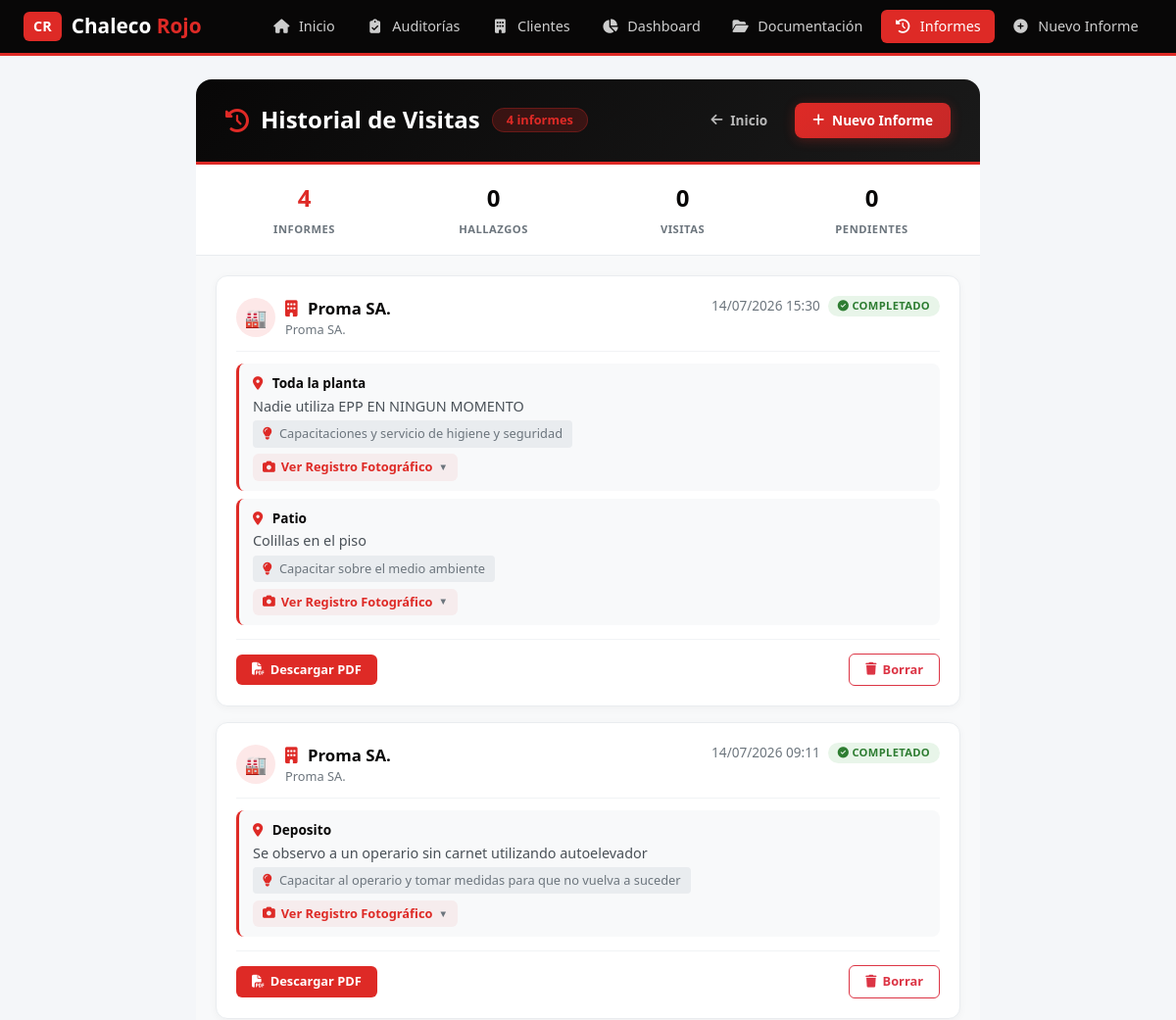
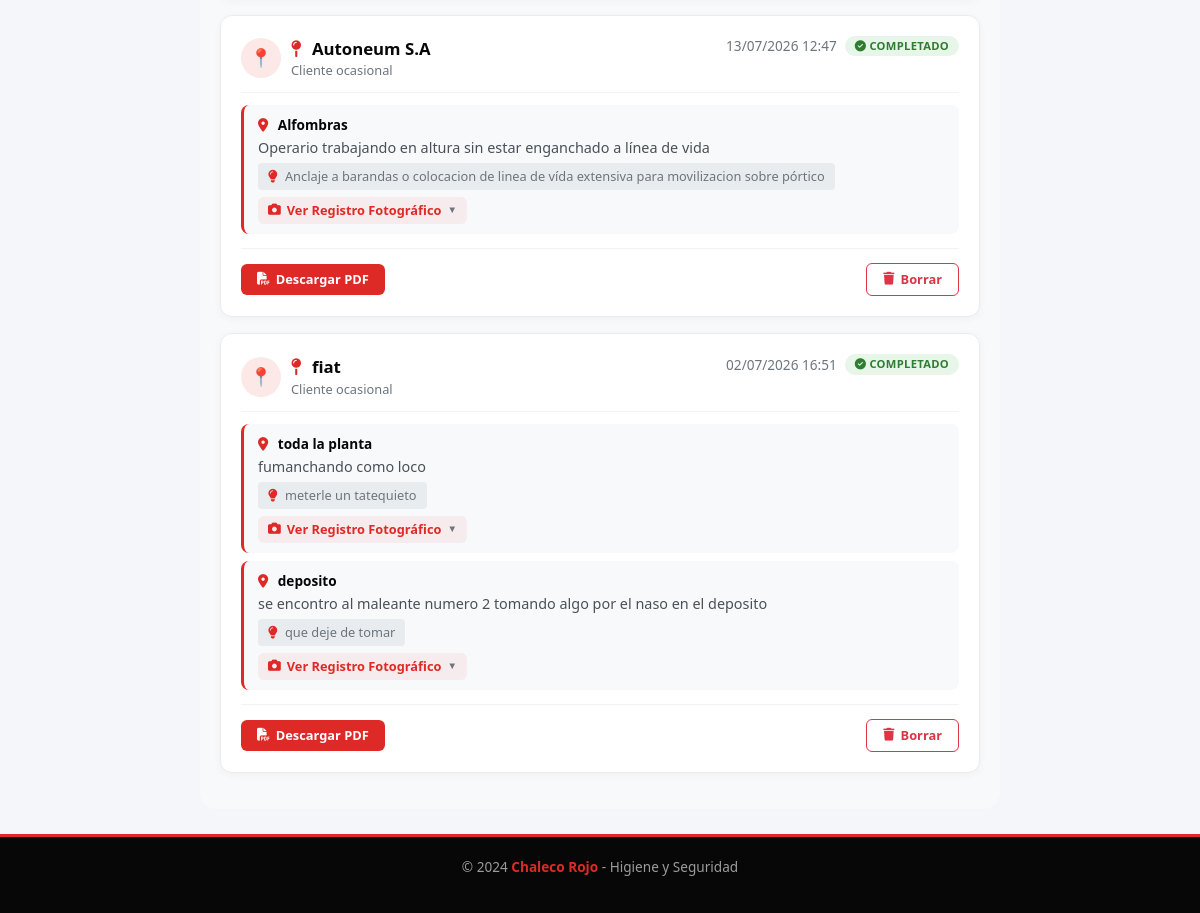
Before: /historial/ with the older database file (2 pictures, top to bottom).
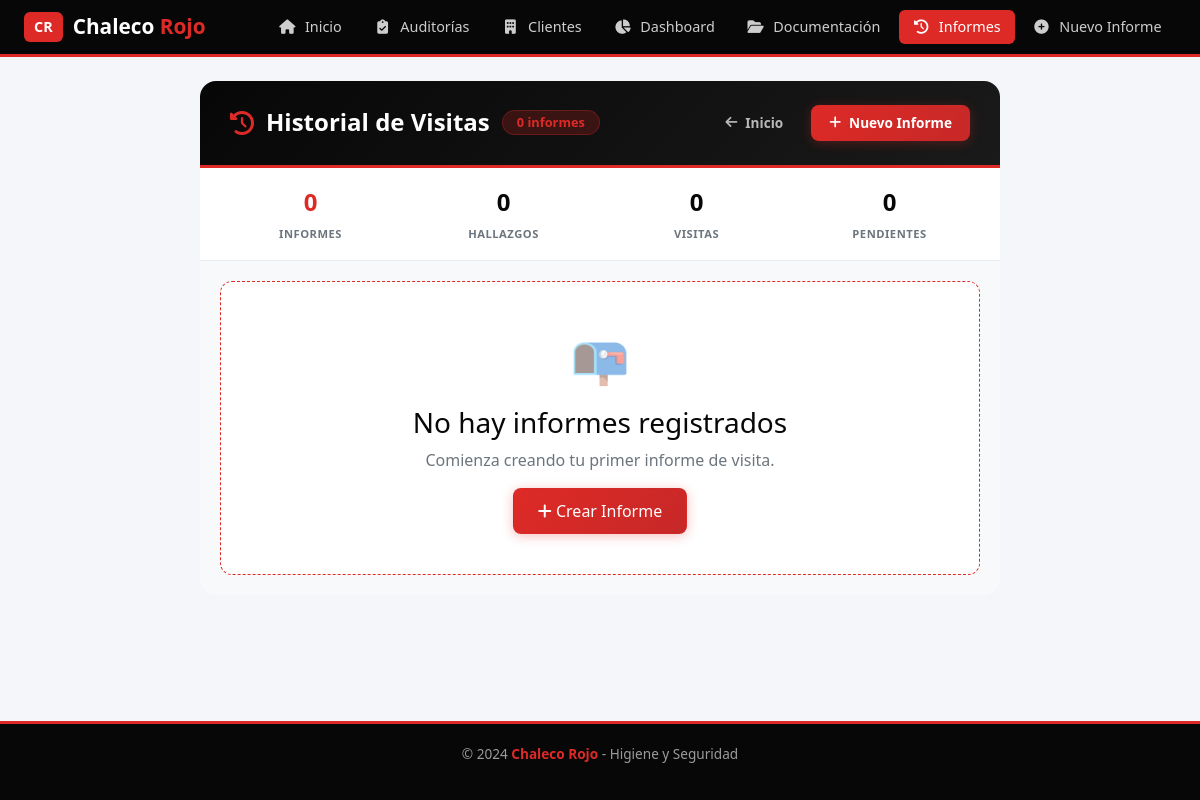
After: the same page with the newer database file.
### chaleco_app/models.py (models this page shows, shortened)
class InformeVisita(models.Model):
    organizacion = models.ForeignKey(Organizacion, on_delete=models.CASCADE)
    cliente = models.ForeignKey(ClienteEmpresa, on_delete=models.SET_NULL, null=True, blank=True)
    establecimiento_ocasional = models.CharField(max_length=150, null=True, blank=True)
    inspector = models.ForeignKey(User, on_delete=models.SET_NULL, null=True)
    fecha_visita = models.DateTimeField(auto_now_add=True)
    observaciones_generales = models.TextField()

class ClienteEmpresa(models.Model):
    organizacion = models.ForeignKey(Organizacion, on_delete=models.CASCADE)
    nombre_fantasia = models.CharField(max_length=150)
    razon_social = models.CharField(max_length=150, null=True, blank=True)
    cuit = models.CharField(max_length=11, null=True, blank=True)
    direccion = models.CharField(max_length=200)
    provincia = models.CharField(max_length=100, default='Córdoba')
    telefono = models.CharField(max_length=50, null=True, blank=True)
    email = models.EmailField(null=True, blank=True)
    activo = models.BooleanField(default=True)

class HallazgoRiesgo(models.Model):
    ESTADOS_CHOICES = [
        ('Abierto', 'Abierto'),
        ('En Progreso', 'En Progreso'),
        ('Cerrado', 'Cerrado'),
    ]
    informe = models.ForeignKey(InformeVisita, on_delete=models.CASCADE, related_name='hallazgos')
    sector_planta = models.CharField(max_length=100)
    descripcion_desvio = models.TextField()
    es_condicion_insegura = models.BooleanField(default=True)
    foto_evidencia = models.ImageField(upload_to='hallazgos_fotos/', null=True, blank=True)
    medida_correctiva_sugerida = models.TextField()
    estado = models.CharField(max_length=20, choices=ESTADOS_CHOICES, default='Abierto')
    fecha_compromiso = models.DateField(null=True, blank=True)

### chaleco_app/views.py (the view)
# urls.py: path('historial/', historial_informes_view, name='historial_informes'),
def historial_informes_view(request):
    if request.user.is_authenticated:
        try:
            mi_organizacion = request.user.perfilusuario.organizacion
        except PerfilUsuario.DoesNotExist:
            mi_organizacion = Organizacion.objects.first()
    else:
        mi_organizacion = Organizacion.objects.first()
    if mi_organizacion:
        informes = InformeVisita.objects.filter(organizacion=mi_organizacion).order_by('-fecha_visita')
    else:
        informes = InformeVisita.objects.all().order_by('-fecha_visita')
    sector_filtro = request.GET.get('sector')
    if sector_filtro:
        informes = informes.filter(hallazgos__sector_planta__iexact=sector_filtro).distinct()
        messages.info(request, f"📌 Mostrando informes con hallazgos en: {sector_filtro}")
    return render(request, 'historial_informes.html', {'informes': informes})

### chaleco_app/templates/historial_informes.html (shortened to what this page needs)
{% extends "base.html" %}
{% load static %}
{% block content %}
<div class="historial-container">
    <div class="historial-header">
        <div>
            <h1>
                <i class="fas fa-history"></i>
                Historial de Visitas
                <span class="badge-total">{{ informes|length }} informes</span>
            </h1>
        </div>
        <div class="header-actions">
            <a href="{% url 'inicio' %}" class="btn btn-outline-light">
                <i class="fas fa-arrow-left"></i> Inicio
            </a>
            <a href="{% url 'crear_informe' %}" class="btn btn-primary-red">
                <i class="fas fa-plus"></i> Nuevo Informe
            </a>
        </div>
    </div>
    <div class="stats-row">
        <div class="stat-item">
            <span class="number red">{{ informes|length }}</span>
            <span class="label">Informes</span>
        </div>
        <div class="stat-item">
            <span class="number">
                {% with total=0 %}
                    {{ total }}
                {% endwith %}
            </span>
            <span class="label">Hallazgos</span>
        </div>
        <div class="stat-item">
            <span class="number">
                {% with total=0 %}
                    {{ total }}
                {% endwith %}
            </span>
            <span class="label">Visitas</span>
        </div>
        <div class="stat-item">
            <span class="number">0</span>
            <span class="label">Pendientes</span>
        </div>
    </div>
    <div class="informes-list">
        {% if informes %}
            {% for inf in informes %}
                <div class="informe-card">
                    <div class="informe-header">
                        <div class="informe-cliente">
                            <div class="icon">
                                {% if inf.cliente %}
                                    🏭
                                {% else %}
                                    📍
                                {% endif %}
                            </div>
                            <div>
                                <span class="name">
                                    {% if inf.cliente %}
                                        <i class="fas fa-building"></i> {{ inf.cliente.nombre_fantasia }}
                                    {% else %}
                                        <i class="fas fa-map-pin"></i> {{ inf.establecimiento_ocasional }}
                                    {% endif %}
                                </span>
                                <span class="sub">
                                    {% if inf.cliente %}
                                        {{ inf.cliente.razon_social|default:"Sin razón social" }}
                                    {% else %}
                                        Cliente ocasional
                                    {% endif %}
                                </span>
                            </div>
                        </div>
                        <div class="informe-fecha">
                            <span>{{ inf.fecha_visita|date:"d/m/Y H:i" }}</span>
                            <span class="badge-estado">
                                <i class="fas fa-check-circle"></i> Completado
                            </span>
                        </div>
                    </div>
                    <div class="hallazgos-list">
                        {% for hallazgo in inf.hallazgos.all %}
                            <div class="hallazgo-item">
                                <div class="sector">
                                    <i class="fas fa-location-dot"></i> {{ hallazgo.sector_planta }}
                                </div>
                                <div class="descripcion">
                                    {{ hallazgo.descripcion_desvio }}
                                </div>
                                {% if hallazgo.medida_correctiva_sugerida %}
                                    <div class="medida">
                                        <i class="fas fa-lightbulb"></i> {{ hallazgo.medida_correctiva_sugerida }}
                                    </div>
                                {% endif %}
                                <details class="colapsable-foto">
                                    <summary>
                                        <i class="fas fa-camera"></i> Ver Registro Fotográfico
                                    </summary>
                                </details>
                            </div>
                        {% empty %}
                            <div style="color: #6c757d; font-size: 0.85rem; padding: 8px 0;">
                                <i class="fas fa-info-circle"></i> Sin hallazgos registrados.
                            </div>
                        {% endfor %}
                    </div>
                    <div class="informe-acciones">
                        <div class="btn-group">
                            <a href="{% url 'exportar_pdf' inf.id %}" class="btn-accion pdf">
                                <i class="fas fa-file-pdf"></i> Descargar PDF
                            </a>
                        </div>
                        <div class="btn-group">
                            <form action="{% url 'eliminar_informe' inf.id %}" method="POST" onsubmit="return confirmarEliminacion(event);">
                                <button type="submit" class="btn-accion eliminar">
                                    <i class="fas fa-trash"></i> Borrar
                                </button>
                            </form>
                        </div>
                    </div>
                </div>
            {% endfor %}
        {% else %}
            <div class="no-records">
                <div class="icon">📭</div>
                <h3>No hay informes registrados</h3>
                <p>Comienza creando tu primer informe de visita.</p>
                <a href="{% url 'crear_informe' %}" class="btn btn-primary-red" style="display: inline-block; margin-top: 16px; padding: 10px 24px; border-radius: 8px; text-decoration: none;">
                    <i class="fas fa-plus"></i> Crear Informe
                </a>
            </div>
        {% endif %}
    </div>
</div>
{% endblock %}

### chaleco_app/templates/base.html (shortened to what this page needs)
{% load static %}
<!DOCTYPE html>
<html lang="es">
<head>
    <link href="https://cdn.jsdelivr.net/npm/bootstrap@5.3.0/dist/css/bootstrap.min.css" rel="stylesheet">
    <link rel="stylesheet" href="https://cdnjs.cloudflare.com/ajax/libs/font-awesome/6.4.0/css/all.min.css">
    <link rel="stylesheet" href="{% static 'css/base.css' %}">
</head>
<body>
    <nav class="navbar-chaleco">
        <div class="navbar-inner">
            <a class="navbar-brand" href="{% url 'inicio' %}">
                <span class="logo-icon">CR</span>
                <span class="logo-text">Chaleco <span>Rojo</span></span>
            </a>
            <div class="nav-links">
                <a class="nav-link {% if request.resolver_match.url_name == 'inicio' %}active{% endif %}" href="{% url 'inicio' %}">
                    <i class="fas fa-home"></i> Inicio
                </a>
                <a class="nav-link {% if request.resolver_match.url_name == 'lista_auditorias' %}active{% endif %}" href="{% url 'lista_auditorias' %}">
                    <i class="fas fa-clipboard-check"></i> Auditorías
                </a>
                <a class="nav-link {% if request.resolver_match.url_name == 'lista_clientes' %}active{% endif %}" href="{% url 'lista_clientes' %}">
                    <i class="fas fa-building"></i> Clientes
                </a>
                <a class="nav-link {% if request.resolver_match.url_name == 'dashboard' %}active{% endif %}" href="{% url 'dashboard' %}">
                    <i class="fas fa-chart-pie"></i> Dashboard
                </a>
                <a class="nav-link {% if request.resolver_match.url_name == 'documentacion' %}active{% endif %}" href="{% url 'documentacion' %}">
                    <i class="fas fa-folder-open"></i> Documentación
                </a>
                <a class="nav-link {% if request.resolver_match.url_name == 'historial_informes' %}active{% endif %}" href="{% url 'historial_informes' %}">
                    <i class="fas fa-history"></i> Informes
                </a>
                <a class="nav-link" href="{% url 'crear_informe' %}">
                    <i class="fas fa-plus-circle"></i> Nuevo Informe
                </a>
            </div>
        </div>
    </nav>
    <div class="main-container">
        {% block content %}{% endblock %}
    </div>
    <footer class="footer-chaleco">
        <div class="container">
            <p>&copy; 2024 <strong>Chaleco Rojo</strong> - Higiene y Seguridad</p>
        </div>
    </footer>
</body>
</html>

### chaleco_app/static/css/base.css (style rules this page uses)
:root { --color-white: #ffffff; --color-black: #080707; --color-red-primary: #de2a26; --color-red-dark: #c62828; --color-gray-light: #f4f6f9; --color-gray: #6c757d; --shadow: 0 2px 12px rgba(0,0,0,0.08); --radius: 10px; --transition: all 0.2s ease; }
* { margin: 0; padding: 0; box-sizing: border-box; }
html, body { height: 100%; margin: 0; padding: 0; }
body { font-family: 'Segoe UI', Tahoma, Geneva, Verdana, sans-serif; background: var(--color-gray-light); color: var(--color-black); display: flex; flex-direction: column; min-height: 100vh; line-height: 1.5; }
.navbar-chaleco { background: var(--color-black); padding: 0.6rem 1.5rem; border-bottom: 3px solid var(--color-red-primary); position: sticky; top: 0; z-index: 1000; width: 100%; }
.navbar-chaleco .navbar-inner { max-width: 1200px; margin: 0 auto; display: flex; justify-content: space-between; align-items: center; flex-wrap: wrap; gap: 10px; }
.navbar-chaleco .navbar-brand { color: white; font-weight: 700; font-size: 1.3rem; display: flex; align-items: center; gap: 10px; text-decoration: none; }
.navbar-chaleco .navbar-brand .logo-icon { background: var(--color-red-primary); padding: 4px 10px; border-radius: 6px; font-size: 0.9rem; font-weight: 800; color: white; }
.navbar-chaleco .navbar-brand .logo-text span { color: var(--color-red-primary); }
.navbar-chaleco .nav-links { display: flex; flex-wrap: wrap; gap: 4px; align-items: center; }
.navbar-chaleco .nav-link { color: rgba(255,255,255,0.8); padding: 0.4rem 0.9rem; border-radius: 6px; font-size: 0.9rem; text-decoration: none; transition: var(--transition); }
.navbar-chaleco .nav-link.active { color: white; background: var(--color-red-primary); }
.navbar-chaleco .nav-link i { margin-right: 6px; width: 16px; text-align: center; }
.main-container { flex: 1; max-width: 1200px; margin: 0 auto; padding: 24px 20px; width: 100%; }
.footer-chaleco { background: var(--color-black); color: rgba(255,255,255,0.6); padding: 20px 0; margin-top: auto; text-align: center; font-size: 0.85rem; border-top: 3px solid var(--color-red-primary); width: 100%; }
.footer-chaleco strong { color: var(--color-red-primary); }

### chaleco_app/templates/historial_informes.html (style rules this page uses)
.historial-container { max-width: 800px; margin: 0 auto; }
.historial-header { background: linear-gradient(135deg, #080707, #1a1a1a); padding: 24px 30px; border-radius: 16px 16px 0 0; border-bottom: 3px solid #de2a26; display: flex; justify-content: space-between; align-items: center; flex-wrap: wrap; gap: 15px; }
.historial-header h1 { color: white; font-size: 1.5rem; font-weight: 700; margin: 0; display: flex; align-items: center; gap: 12px; }
.historial-header h1 i { color: #de2a26; }
.historial-header .badge-total { background: rgba(222, 42, 38, 0.2); color: #de2a26; padding: 4px 14px; border-radius: 20px; font-size: 0.8rem; font-weight: 600; border: 1px solid rgba(222, 42, 38, 0.3); }
.header-actions { display: flex; gap: 10px; flex-wrap: wrap; }
.header-actions .btn { padding: 8px 18px; border-radius: 8px; font-weight: 600; font-size: 0.85rem; border: none; cursor: pointer; transition: all 0.2s ease; text-decoration: none; display: inline-flex; align-items: center; gap: 8px; }
.btn-outline-light { background: transparent; color: rgba(255,255,255,0.7); border: 1px solid rgba(255,255,255,0.15); }
.btn-primary-red { background: linear-gradient(135deg, #de2a26, #c62828); color: white; box-shadow: 0 2px 12px rgba(222, 42, 38, 0.3); }
.stats-row { display: grid; grid-template-columns: repeat(auto-fit, minmax(120px, 1fr)); gap: 12px; padding: 16px 20px; background: white; border-bottom: 1px solid #e9ecef; }
.stat-item { text-align: center; }
.stat-item .number { font-size: 1.5rem; font-weight: 800; color: #080707; display: block; }
.stat-item .label { font-size: 0.7rem; text-transform: uppercase; color: #6c757d; letter-spacing: 0.5px; font-weight: 600; }
.stat-item .number.red { color: #de2a26; }
.informes-list { padding: 20px; background: #f8f9fa; border-radius: 0 0 16px 16px; }
.no-records { text-align: center; padding: 40px 20px; background: white; border-radius: 12px; border: 1px dashed #de2a26; }
.no-records .icon { font-size: 48px; margin-bottom: 12px; opacity: 0.5; }
.no-records h3 { color: #080707; margin: 0 0 8px 0; }
.no-records p { color: #6c757d; margin: 0; }

Changed rows visible on the page:
removed InformeVisita: cliente.nombre_fantasia "Proma SA.", cliente.razon_social "Proma SA.", fecha_visita "14/07/2026 15:30"
removed HallazgoRiesgo: sector_planta "Toda la planta", descripcion_desvio "Nadie utiliza EPP EN NINGUN MOMENTO", medida_correctiva_sugerida "Capacitaciones y servicio de higiene y seguridad", shown under "Proma SA."
removed HallazgoRiesgo: sector_planta "Patio", descripcion_desvio "Colillas en el piso", medida_correctiva_sugerida "Capacitar sobre el medio ambiente", shown under "Proma SA."
removed InformeVisita: cliente.nombre_fantasia "Proma SA.", cliente.razon_social "Proma SA.", fecha_visita "14/07/2026 09:11"
removed HallazgoRiesgo: sector_planta "Deposito", descripcion_desvio "Se observo a un operario sin carnet utilizando autoelevador", medida_correctiva_sugerida "Capacitar al operario y tomar medidas para que no vuelva a suceder", shown under "Proma SA."
removed InformeVisita: establecimiento_ocasional "Autoneum S.A", shows "Cliente ocasional", fecha_visita "13/07/2026 12:47"
removed HallazgoRiesgo: sector_planta "Alfombras", descripcion_desvio "Operario trabajando en altura sin estar enganchado a línea de vida", medida_correctiva_sugerida "Anclaje a barandas o colocacion de linea de vída extensiva para movilizacion sobre pórtico", shown under "Autoneum S.A"
removed InformeVisita: establecimiento_ocasional "fiat", shows "Cliente ocasional", fecha_visita "02/07/2026 16:51"
removed HallazgoRiesgo: sector_planta "toda la planta", descripcion_desvio "fumanchando como loco", medida_correctiva_sugerida "meterle un tatequieto", shown under "fiat"
removed HallazgoRiesgo: sector_planta "deposito", descripcion_desvio "se encontro al maleante numero 2 tomando algo por el naso en el deposito", medida_correctiva_sugerida "que deje de tomar", shown under "fiat"
Other visible differences:
{{ informes|length }}: "4" → "0"
text now shown: "📭 No hay informes registrados Comienza creando tu primer informe de visita. Crear Informe"
